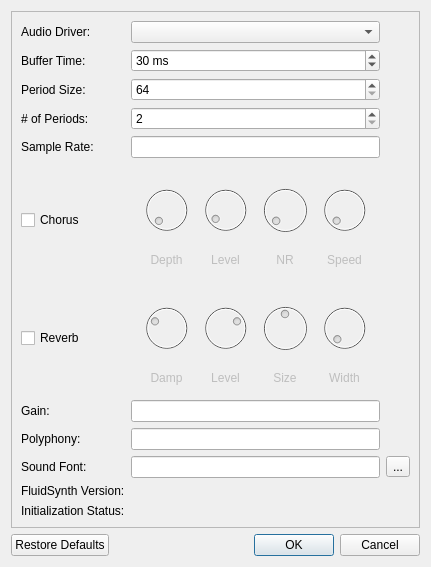
<?xml version="1.0" encoding="UTF-8"?>
<ui version="4.0">
 <class>drumstick::widgets::FluidSettingsDialog</class>
 <widget class="QDialog" name="drumstick::widgets::FluidSettingsDialog">
  <property name="geometry">
   <rect>
    <x>0</x>
    <y>0</y>
    <width>431</width>
    <height>567</height>
   </rect>
  </property>
  <property name="windowTitle">
   <string>FluidSynth Driver Settings</string>
  </property>
  <layout class="QGridLayout" name="gridLayout">
   <item row="2" column="0">
    <widget class="QDialogButtonBox" name="buttonBox">
     <property name="orientation">
      <enum>Qt::Horizontal</enum>
     </property>
     <property name="standardButtons">
      <set>QDialogButtonBox::Cancel|QDialogButtonBox::Ok|QDialogButtonBox::RestoreDefaults</set>
     </property>
    </widget>
   </item>
   <item row="1" column="0">
    <widget class="QFrame" name="frame">
     <property name="frameShape">
      <enum>QFrame::StyledPanel</enum>
     </property>
     <property name="frameShadow">
      <enum>QFrame::Raised</enum>
     </property>
     <layout class="QGridLayout" name="gridLayout_2">
      <item row="0" column="0">
       <widget class="QLabel" name="lblDriver">
        <property name="text">
         <string>Audio Driver:</string>
        </property>
        <property name="buddy">
         <cstring>audioDriver</cstring>
        </property>
       </widget>
      </item>
      <item row="11" column="1">
       <widget class="QLabel" name="lblStatus"/>
      </item>
      <item row="7" column="0">
       <widget class="QLabel" name="lblGain">
        <property name="text">
         <string>Gain:</string>
        </property>
        <property name="buddy">
         <cstring>gain</cstring>
        </property>
       </widget>
      </item>
      <item row="8" column="1">
       <widget class="QLineEdit" name="polyphony"/>
      </item>
      <item row="9" column="0">
       <widget class="QLabel" name="lblSoundFont">
        <property name="text">
         <string>Sound Font:</string>
        </property>
        <property name="buddy">
         <cstring>soundFont</cstring>
        </property>
       </widget>
      </item>
      <item row="3" column="1">
       <widget class="QSpinBox" name="periods">
        <property name="minimum">
         <number>2</number>
        </property>
        <property name="maximum">
         <number>64</number>
        </property>
       </widget>
      </item>
      <item row="10" column="0">
       <widget class="QLabel" name="lblVersionLabel">
        <property name="text">
         <string>FluidSynth Version:</string>
        </property>
       </widget>
      </item>
      <item row="2" column="1">
       <widget class="QSpinBox" name="periodSize">
        <property name="minimum">
         <number>64</number>
        </property>
        <property name="maximum">
         <number>8192</number>
        </property>
       </widget>
      </item>
      <item row="2" column="0">
       <widget class="QLabel" name="lblPeriodSize">
        <property name="text">
         <string>Period Size:</string>
        </property>
        <property name="buddy">
         <cstring>periodSize</cstring>
        </property>
       </widget>
      </item>
      <item row="11" column="0">
       <widget class="QLabel" name="lblStatusLabel">
        <property name="text">
         <string>Initialization Status:</string>
        </property>
       </widget>
      </item>
      <item row="4" column="0">
       <widget class="QLabel" name="lblSampleRate">
        <property name="text">
         <string>Sample Rate:</string>
        </property>
        <property name="buddy">
         <cstring>sampleRate</cstring>
        </property>
       </widget>
      </item>
      <item row="9" column="1">
       <widget class="QLineEdit" name="soundFont"/>
      </item>
      <item row="0" column="1">
       <widget class="QComboBox" name="audioDriver"/>
      </item>
      <item row="10" column="1">
       <widget class="QLabel" name="lblVersion"/>
      </item>
      <item row="11" column="2">
       <widget class="QLabel" name="lblStatusIcon"/>
      </item>
      <item row="9" column="2">
       <widget class="QToolButton" name="btnFile">
        <property name="text">
         <string>...</string>
        </property>
       </widget>
      </item>
      <item row="3" column="0">
       <widget class="QLabel" name="lblPeriods">
        <property name="text">
         <string># of Periods:</string>
        </property>
        <property name="buddy">
         <cstring>periods</cstring>
        </property>
       </widget>
      </item>
      <item row="8" column="0">
       <widget class="QLabel" name="lblPolyphony">
        <property name="text">
         <string>Polyphony:</string>
        </property>
        <property name="buddy">
         <cstring>polyphony</cstring>
        </property>
       </widget>
      </item>
      <item row="7" column="1">
       <widget class="QLineEdit" name="gain"/>
      </item>
      <item row="4" column="1">
       <widget class="QLineEdit" name="sampleRate"/>
      </item>
      <item row="1" column="0">
       <widget class="QLabel" name="lblBuffer">
        <property name="text">
         <string>Buffer Time:</string>
        </property>
        <property name="buddy">
         <cstring>bufferTime</cstring>
        </property>
       </widget>
      </item>
      <item row="1" column="1">
       <widget class="QSpinBox" name="bufferTime">
        <property name="suffix">
         <string> ms</string>
        </property>
        <property name="minimum">
         <number>3</number>
        </property>
        <property name="maximum">
         <number>300</number>
        </property>
        <property name="value">
         <number>30</number>
        </property>
       </widget>
      </item>
      <item row="5" column="0">
       <widget class="QCheckBox" name="chorus">
        <property name="text">
         <string>Chorus</string>
        </property>
       </widget>
      </item>
      <item row="6" column="0">
       <widget class="QCheckBox" name="reverb">
        <property name="text">
         <string>Reverb</string>
        </property>
       </widget>
      </item>
      <item row="5" column="1">
       <widget class="QFrame" name="chorus_frame">
        <property name="enabled">
         <bool>false</bool>
        </property>
        <layout class="QGridLayout" name="chorus_layout">
         <item row="0" column="3">
          <widget class="QDial" name="chorus_speed">
           <property name="toolTip">
            <string>0.36</string>
           </property>
           <property name="minimum">
            <number>1</number>
           </property>
           <property name="maximum">
            <number>50</number>
           </property>
           <property name="value">
            <number>2</number>
           </property>
          </widget>
         </item>
         <item row="0" column="0">
          <widget class="QDial" name="chorus_depth">
           <property name="toolTip">
            <string>3.6</string>
           </property>
           <property name="maximum">
            <number>2560</number>
           </property>
           <property name="value">
            <number>42</number>
           </property>
          </widget>
         </item>
         <item row="0" column="1">
          <widget class="QDial" name="chorus_level">
           <property name="toolTip">
            <string>0.5</string>
           </property>
           <property name="maximum">
            <number>100</number>
           </property>
           <property name="value">
            <number>6</number>
           </property>
          </widget>
         </item>
         <item row="0" column="2">
          <widget class="QDial" name="chorus_nr">
           <property name="toolTip">
            <string>4</string>
           </property>
           <property name="value">
            <number>3</number>
           </property>
          </widget>
         </item>
         <item row="1" column="0">
          <widget class="QLabel" name="lblDepth">
           <property name="text">
            <string>Depth</string>
           </property>
           <property name="alignment">
            <set>Qt::AlignCenter</set>
           </property>
          </widget>
         </item>
         <item row="1" column="1">
          <widget class="QLabel" name="lblLevel">
           <property name="text">
            <string>Level</string>
           </property>
           <property name="alignment">
            <set>Qt::AlignCenter</set>
           </property>
          </widget>
         </item>
         <item row="1" column="2">
          <widget class="QLabel" name="lblNR">
           <property name="text">
            <string>NR</string>
           </property>
           <property name="alignment">
            <set>Qt::AlignCenter</set>
           </property>
          </widget>
         </item>
         <item row="1" column="3">
          <widget class="QLabel" name="lblSpeed">
           <property name="text">
            <string>Speed</string>
           </property>
           <property name="alignment">
            <set>Qt::AlignCenter</set>
           </property>
          </widget>
         </item>
        </layout>
       </widget>
      </item>
      <item row="6" column="1">
       <widget class="QFrame" name="reverb_frame">
        <property name="enabled">
         <bool>false</bool>
        </property>
        <layout class="QGridLayout" name="reverb_layout">
         <item row="0" column="0">
          <widget class="QDial" name="reverb_damp">
           <property name="toolTip">
            <string>0.3</string>
           </property>
           <property name="maximum">
            <number>10</number>
           </property>
           <property name="pageStep">
            <number>1</number>
           </property>
           <property name="value">
            <number>3</number>
           </property>
          </widget>
         </item>
         <item row="0" column="2">
          <widget class="QDial" name="reverb_size">
           <property name="toolTip">
            <string>0.5</string>
           </property>
           <property name="maximum">
            <number>10</number>
           </property>
           <property name="pageStep">
            <number>1</number>
           </property>
           <property name="value">
            <number>5</number>
           </property>
          </widget>
         </item>
         <item row="0" column="3">
          <widget class="QDial" name="reverb_width">
           <property name="toolTip">
            <string>0.8</string>
           </property>
           <property name="maximum">
            <number>1000</number>
           </property>
           <property name="value">
            <number>8</number>
           </property>
          </widget>
         </item>
         <item row="0" column="1">
          <widget class="QDial" name="reverb_level">
           <property name="toolTip">
            <string>0.5</string>
           </property>
           <property name="maximum">
            <number>10</number>
           </property>
           <property name="pageStep">
            <number>1</number>
           </property>
           <property name="value">
            <number>7</number>
           </property>
          </widget>
         </item>
         <item row="1" column="0">
          <widget class="QLabel" name="lblDamp">
           <property name="text">
            <string>Damp</string>
           </property>
           <property name="alignment">
            <set>Qt::AlignCenter</set>
           </property>
          </widget>
         </item>
         <item row="1" column="1">
          <widget class="QLabel" name="lblRLevel">
           <property name="text">
            <string>Level</string>
           </property>
           <property name="alignment">
            <set>Qt::AlignCenter</set>
           </property>
          </widget>
         </item>
         <item row="1" column="2">
          <widget class="QLabel" name="lblSize">
           <property name="text">
            <string>Size</string>
           </property>
           <property name="alignment">
            <set>Qt::AlignCenter</set>
           </property>
          </widget>
         </item>
         <item row="1" column="3">
          <widget class="QLabel" name="lblWidth">
           <property name="text">
            <string>Width</string>
           </property>
           <property name="alignment">
            <set>Qt::AlignCenter</set>
           </property>
          </widget>
         </item>
        </layout>
       </widget>
      </item>
     </layout>
    </widget>
   </item>
  </layout>
 </widget>
 <tabstops>
  <tabstop>audioDriver</tabstop>
  <tabstop>bufferTime</tabstop>
  <tabstop>periodSize</tabstop>
  <tabstop>periods</tabstop>
  <tabstop>sampleRate</tabstop>
  <tabstop>chorus</tabstop>
  <tabstop>chorus_depth</tabstop>
  <tabstop>chorus_level</tabstop>
  <tabstop>chorus_nr</tabstop>
  <tabstop>chorus_speed</tabstop>
  <tabstop>reverb</tabstop>
  <tabstop>reverb_damp</tabstop>
  <tabstop>reverb_level</tabstop>
  <tabstop>reverb_size</tabstop>
  <tabstop>reverb_width</tabstop>
  <tabstop>gain</tabstop>
  <tabstop>polyphony</tabstop>
  <tabstop>soundFont</tabstop>
  <tabstop>btnFile</tabstop>
 </tabstops>
 <resources/>
 <connections>
  <connection>
   <sender>buttonBox</sender>
   <signal>accepted()</signal>
   <receiver>drumstick::widgets::FluidSettingsDialog</receiver>
   <slot>accept()</slot>
   <hints>
    <hint type="sourcelabel">
     <x>257</x>
     <y>477</y>
    </hint>
    <hint type="destinationlabel">
     <x>157</x>
     <y>274</y>
    </hint>
   </hints>
  </connection>
  <connection>
   <sender>buttonBox</sender>
   <signal>rejected()</signal>
   <receiver>drumstick::widgets::FluidSettingsDialog</receiver>
   <slot>reject()</slot>
   <hints>
    <hint type="sourcelabel">
     <x>325</x>
     <y>477</y>
    </hint>
    <hint type="destinationlabel">
     <x>286</x>
     <y>274</y>
    </hint>
   </hints>
  </connection>
  <connection>
   <sender>chorus</sender>
   <signal>toggled(bool)</signal>
   <receiver>chorus_frame</receiver>
   <slot>setEnabled(bool)</slot>
   <hints>
    <hint type="sourcelabel">
     <x>82</x>
     <y>211</y>
    </hint>
    <hint type="destinationlabel">
     <x>201</x>
     <y>215</y>
    </hint>
   </hints>
  </connection>
  <connection>
   <sender>reverb</sender>
   <signal>toggled(bool)</signal>
   <receiver>reverb_frame</receiver>
   <slot>setEnabled(bool)</slot>
   <hints>
    <hint type="sourcelabel">
     <x>81</x>
     <y>273</y>
    </hint>
    <hint type="destinationlabel">
     <x>199</x>
     <y>272</y>
    </hint>
   </hints>
  </connection>
 </connections>
</ui>
